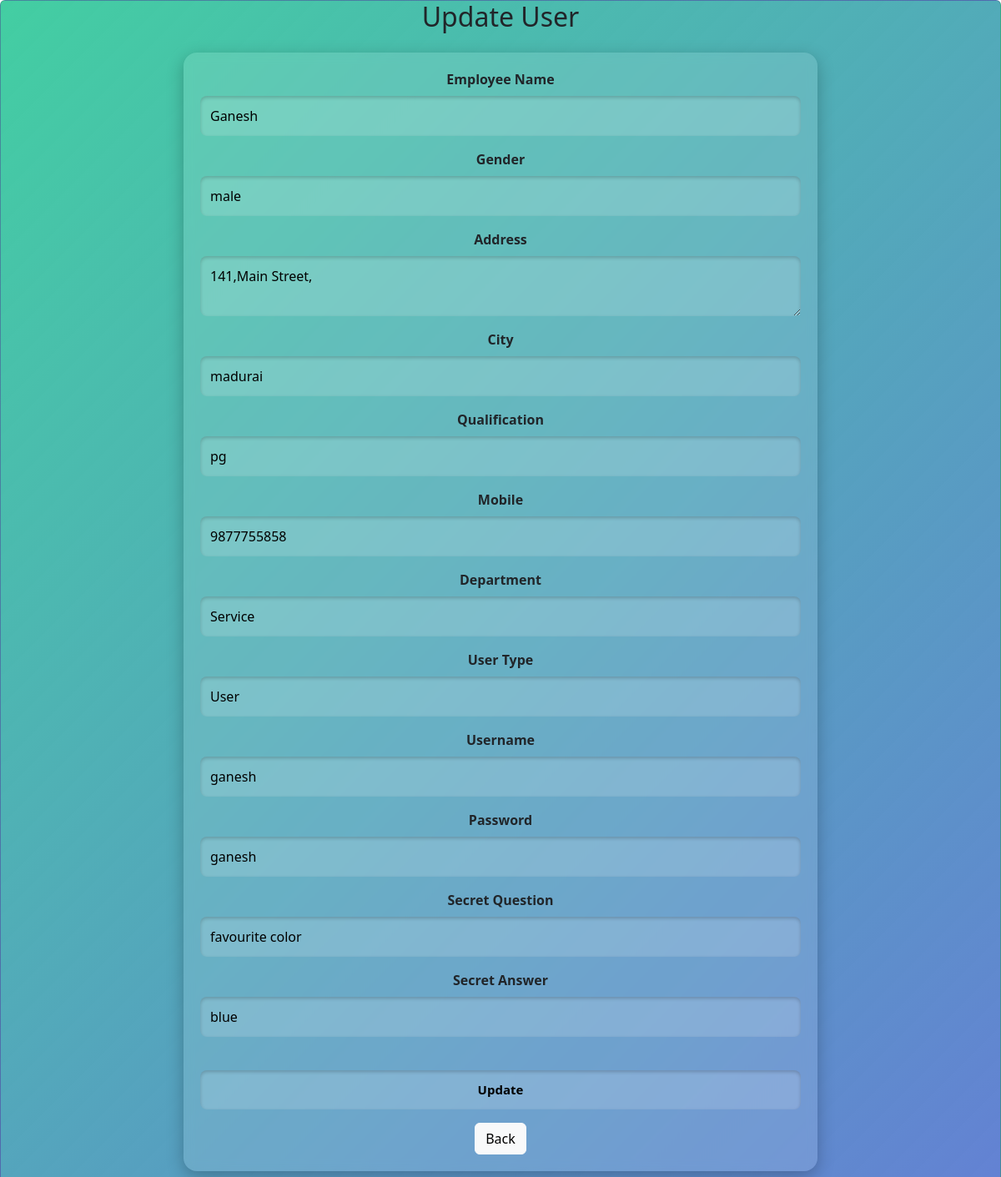
/update-user.php?id=1000, run on the app's committed database.
### tables this page shows
CREATE TABLE IF NOT EXISTS `newuser` (
  `uid` int(11) NOT NULL AUTO_INCREMENT,
  `uname` varchar(50) DEFAULT NULL,
  `gender` varchar(20) DEFAULT NULL,
  `addr` varchar(100) DEFAULT NULL,
  `city` varchar(50) DEFAULT NULL,
  `qual` varchar(50) DEFAULT NULL,
  `mobile` varchar(10) DEFAULT NULL,
  `dept` varchar(50) DEFAULT NULL,
  `usertype` varchar(50) DEFAULT NULL,
  `username` varchar(50) DEFAULT NULL,
  `password` varchar(50) DEFAULT NULL,
  `secq` varchar(100) DEFAULT NULL,
  `seca` varchar(100) DEFAULT NULL,
  PRIMARY KEY (`uid`)
);

### update-user.php (the view, shortened to what this page needs)
<?php
include("db.php");
if (isset($_GET['id'])) {
    $id = intval($_GET['id']);
    $result = mysqli_query($conn, "SELECT * FROM newuser WHERE uid=$id") or die(mysqli_error($conn));
    $user = mysqli_fetch_assoc($result);
}
?>
<!DOCTYPE html>
<html>
<head>
<link href="assets/bootstrap.min.css" rel="stylesheet">
<link rel='stylesheet' href='assets/js/sweetalert2.min.css'>
<link rel='stylesheet' href='assets/forms-below.css'>
</head>
<body class="forms-below">
<div class="card" style="background: linear-gradient(135deg, #43cea2, #254fc2b6);">
    <h2 class="text-center">Update User</h2>
    <form name="f" action="update-user.php" method="post">
        <div class="form-group"><label>Employee Name</label>
            <input type="text" class="form-control" name="u1" value="<?php echo $user['uname']; ?>"></div>
        <div class="form-group"><label>Gender</label>
            <input type="text" class="form-control" name="u2" value="<?php echo $user['gender']; ?>"></div>
        <div class="form-group"><label>Address</label>
            <textarea class="form-control" name="u3"><?php echo $user['addr']; ?></textarea></div>
        <div class="form-group"><label>City</label>
            <input type="text" class="form-control" name="u4" value="<?php echo $user['city']; ?>"></div>
        <div class="form-group"><label>Qualification</label>
            <input type="text" class="form-control" name="u5" value="<?php echo $user['qual']; ?>"></div>
        <div class="form-group"><label>Mobile</label>
            <input type="text" class="form-control" name="u6" value="<?php echo $user['mobile']; ?>"></div>
        <div class="form-group"><label>Department</label>
            <input type="text" class="form-control" name="u7" value="<?php echo $user['dept']; ?>"></div>
        <div class="form-group"><label>User Type</label>
            <select name="u8" class="form-control">
                <option value="user" <?php if($user['usertype']=="user") echo "selected"; ?>>User</option>
            </select></div>
        <div class="form-group"><label>Username</label>
            <input type="text" class="form-control" name="u9" value="<?php echo $user['username']; ?>"></div>
        <div class="form-group"><label>Password</label>
            <input type="text" class="form-control" name="u10" value="<?php echo $user['password']; ?>"></div>
        <div class="form-group"><label>Secret Question</label>
            <input type="text" class="form-control" name="u11" value="<?php echo $user['secq']; ?>"></div>
        <div class="form-group"><label>Secret Answer</label>
            <input type="text" class="form-control" name="u12" value="<?php echo $user['seca']; ?>"></div><br>
<center>
        <input type="submit" name="update" value="Update" class="btn btn-primary">
        <a href="newuser.php" class="btn btn-light">Back</a></center>
    </form>
</div>
</body>
</html>

### assets/forms-below.css (style rules this page uses)
.forms-below .card table, form { background: rgba(255, 255, 255, 0.12); border-radius: 16px; padding: 20px; margin: 20px auto; box-shadow: 0 6px 20px rgba(0,0,0,0.25); backdrop-filter: blur(6px); }
.forms-below form { display: block !important; clear: both !important; margin: 24px auto !important; max-width: 760px !important; text-align: center !important; }
.forms-below form label { display: block; margin-bottom: 8px; font-weight: 600; }
.forms-below form input, .forms-below form select, .forms-below form textarea { width: 100%; padding: 12px; margin-bottom: 16px; border: none; border-radius: 8px; outline: none; background: rgba(255,255,255,0.15); color: black; box-shadow: inset 0 2px 4px rgba(0,0,0,0.2); transition: all 0.3s ease; }
.forms-below .card { display: block !important; width: 100% !important; overflow: visible !important; }
.forms-below button, input[type="submit"], input[type="button"] { background: rgba(255,255,255,0.2); color: black; padding: 12px 20px; border: none; border-radius: 8px; cursor: pointer; font-size: 15px; font-weight: 600; transition: all 0.3s ease; box-shadow: 0 4px 10px rgba(0,0,0,0.2); }

### data on the page
newuser: u1 "Ganesh", u2 "male", u3 "141,Main Street,", u4 "madurai", u5 "pg", u6 "9877755858", u7 "Service", u8 "User", u9 "ganesh", u10 "ganesh", u11 "favourite color", u12 "blue"
